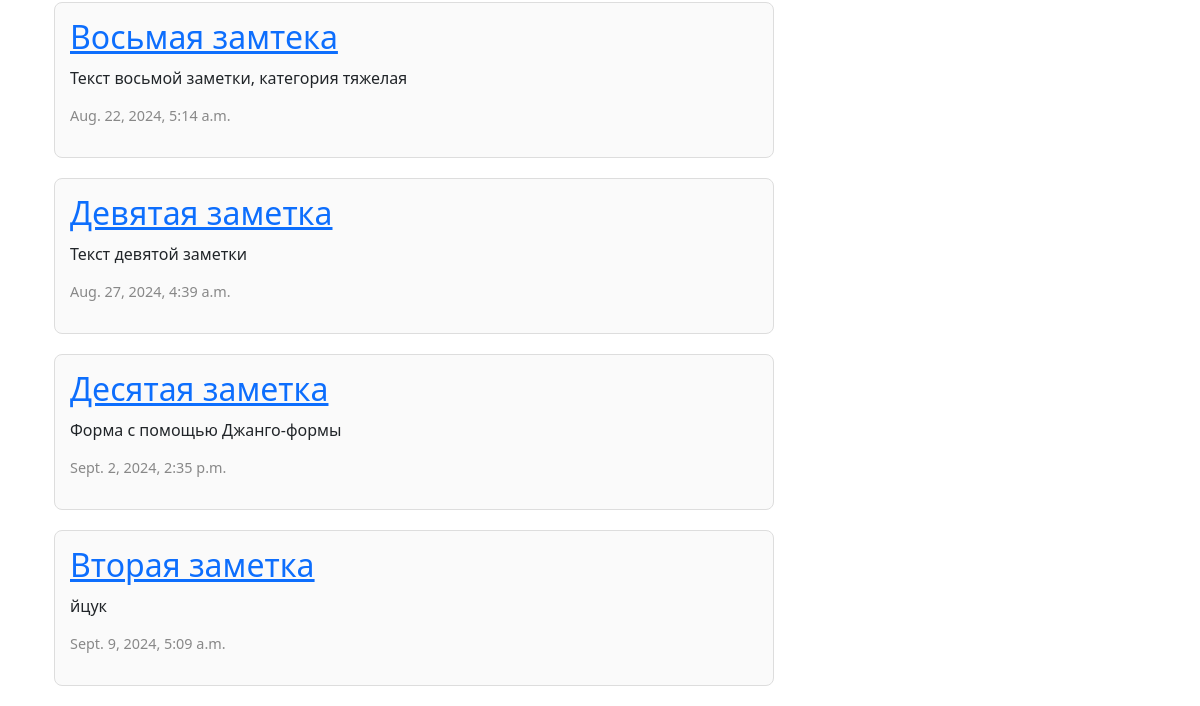
The app's page / (lower part), older data.
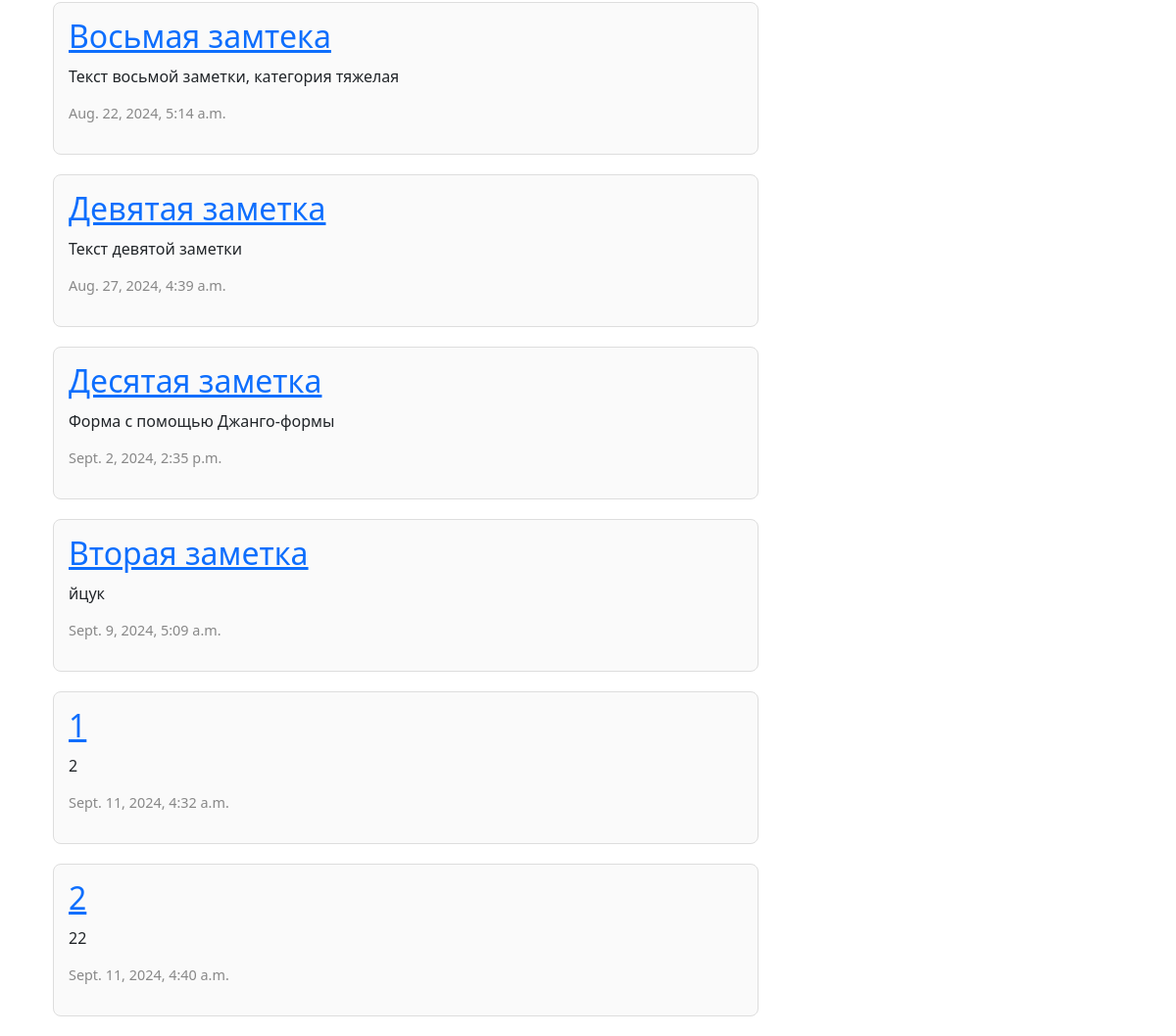
The same page, newer data.
### core/models.py (models this page shows, shortened)
class Post(models.Model):
    title = models.CharField(max_length=200)
    text = models.TextField()
    created_data = models.DateTimeField(auto_now_add=True)
    category = models.ForeignKey(PostCategory,
                                 blank = True,
                                 null = True,
                                 on_delete=models.SET_NULL,
                                 related_name='category_post')
    class Meta:
        verbose_name = 'Запись'
        verbose_name_plural = 'Записи'

### core/views.py (the view)
# urls.py: path('', main, name='main'),
def main(request):
    posts = Post.objects.all()
    category = request.GET.get('category')
    active_category = None
    if category:
        posts = posts.filter(category__id=category)
        active_category = PostCategory.objects.get(id=category)
    categories = PostCategory.objects.all()
    context = {
        "posts": posts,
        'categories': categories,
        'active_category': active_category
    }
    return render(request, 'main.html', context)

### templates/main.html (shortened to what this page needs)
{% extends 'base.html' %}
{% block content %}
<div class="container">
    <div class="row">
        <div class="col-md-8">
            {% for post in posts %}
            <div class="post-card">
                <h2><a href="{% url 'post_detail' post.id %}">{{ post.title }}</a></h2>
                <p>{{ post.text }}</p>
                <p class="date">{{ post.created_data }}</p>
            </div>
            {% endfor %}
        </div>
        <div class="col-md-4">
        </div>
    </div>
</div>
{% endblock %}

### templates/base.html (shortened to what this page needs)
<!DOCTYPE html>
<html lang="en">
<head>
    <link href="https://cdn.jsdelivr.net/npm/bootstrap@5.3.3/dist/css/bootstrap.min.css" rel="stylesheet"
>
</head>
<body>
<div class="container">
    {% block content %}
    {% endblock %}
</div>
</body>
</html>

### templates/base.html (style rules this page uses)
h1, h2 { margin: 0; padding-bottom: 10px; }
.post-card { padding: 15px; margin-bottom: 20px; border: 1px solid #ddd; border-radius: 8px; background-color: #fafafa; }
.post-card p { margin: 0 0 15px; }
.post-card .date { color: #888; font-size: 0.9em; }

Row changes from the older to the newer data that the page shows:
added Post: title "1", text "2", created_data "Sept. 11, 2024, 4:32 a.m."
added Post: title "2", text "22", created_data "Sept. 11, 2024, 4:40 a.m."
